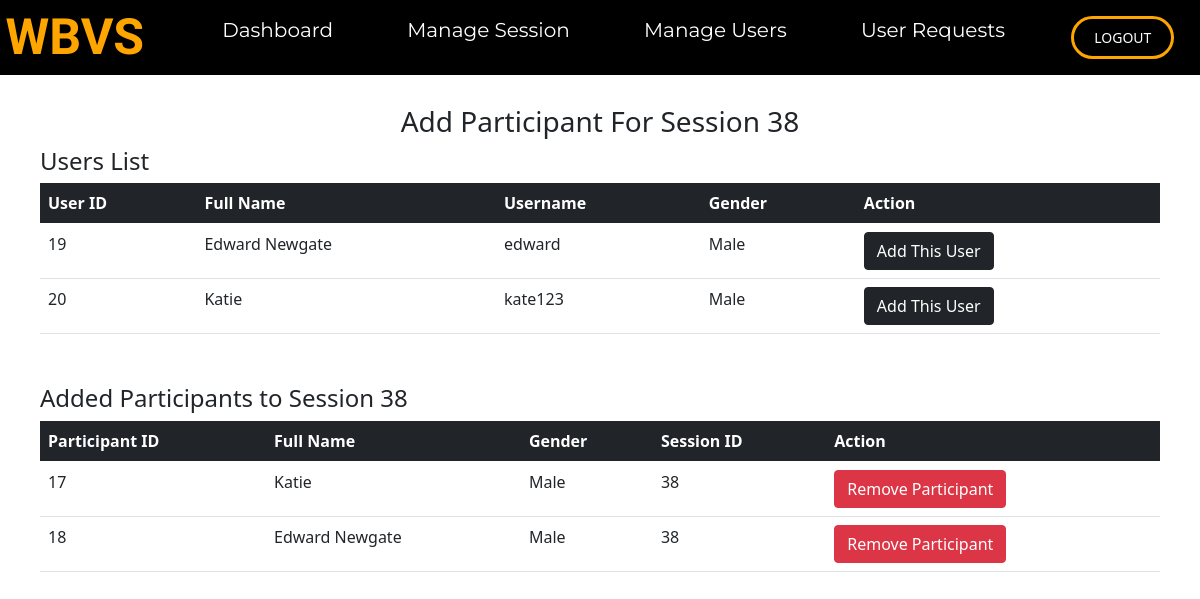
Screenshot of /admin/addparticipant.php?session=38 (signed in) with the database file from the repository.
### tables this page shows
CREATE TABLE `users` (
  `userid` int(11) NOT NULL,
  `fullname` varchar(255) NOT NULL,
  `username` varchar(255) NOT NULL,
  `email` varchar(255) NOT NULL,
  `password` varchar(255) NOT NULL,
  `gender` varchar(8) NOT NULL,
  `avatar` varchar(255) NOT NULL
);

CREATE TABLE `participants` (
  `participantid` int(11) NOT NULL,
  `votecasted` int(11) NOT NULL,
  `sessionid` int(11) NOT NULL,
  `userid` int(11) NOT NULL
);

### admin/addparticipant.php (the view, shortened to what this page needs)
<?php
    require_once "../action/dbconnection.php";
?>
<!DOCTYPE html>
<html lang="en">
    <head>
        <link rel="stylesheet" href="../css/adminnavbar.css">
        <link href="https://cdn.jsdelivr.net/npm/bootstrap@5.0.2/dist/css/bootstrap.min.css" rel="stylesheet">
    </head>
    <body>
        <header class="navcontainer">
            <a class="logo" href="adminhome.php">WBVS</a>
            <nav>
                <ul class="navlinks">
                    <li><a href="adminhome.php">Dashboard</a></li>
                    <li><a href="managesession.php">Manage Session</a></li>
                    <li><a href="manageusers.php">Manage Users</a></li>
                    <li><a href="adminrequest.php">User Requests</a></li>
                </ul>
            </nav>
            <div class="logout-btn">
                <a href="../action/logout.php"><button>LOGOUT</button></a>
            </div>
        </header>
        <div style="margin: 30px 40px 120px 40px;">
            <h3 style="text-align: center;">Add Participant For Session <?= $_SESSION["sessionnum"] ?></h3>
            <h4>Users List</h4>
            <table class="table table-hover">
                <thead>
                    <tr class="table-dark">
                        <th scope="col">User ID</th>
                        <th scope="col">Full Name</th>
                        <th scope="col">Username</th>
                        <th scope="col">Gender</th>
                        <th scope="col">Action</th>
                    </tr>
                </thead>
                <tbody>
                    <?php
                        $usersql = "SELECT * FROM users;";
                        $stmt1 = mysqli_stmt_init($dbConn);
                        if(!mysqli_stmt_prepare($stmt1, $usersql)){
                            header("Location: addparticipant.php?session=".$_SESSION["sessionnum"]."cannotdisplayusertable");
                            exit();
                        } else {
                            mysqli_stmt_execute($stmt1);
                            $datareceived = mysqli_stmt_get_result($stmt1);
                            $checkresult = mysqli_num_rows($datareceived);
                            if($checkresult > 0){
                            while ($row = mysqli_fetch_assoc($datareceived)) :
                    ?>
                                <tr>
                                    <td><?= $row["userid"] ?></td>
                                    <td><?= $row["fullname"] ?></td>
                                    <td><?= $row["username"] ?></td>
                                    <td><?= $row["gender"] ?></td>
                                    <td>
                                        <form action="crud.php" method="POST">
                                            <button type="submit" name="adduser" class="btn btn-dark">Add This User</button>
                                        </form>
                                    </td>
                                </tr>
                    <?php
                            endwhile;
                            } else {
                                echo "<p style='color: red; font-size:20px;'>There are no registered users currently</p>";
                            }
                        }
                    ?>
                </tbody>
            </table>
            <h4 style="margin-top: 50px;">Added Participants to Session <?= $_SESSION["sessionnum"] ?></h4>
            <table class="table table-hover">
                <thead>
                    <tr class="table-dark">
                        <th scope="col">Participant ID</th>
                        <th scope="col">Full Name</th>
                        <th scope="col">Gender</th>
                        <th scope="col">Session ID</th>
                        <th scope="col">Action</th>
                    </tr>
                </thead>
                <tbody>
                    <?php
                        $participantsql = "SELECT participants.participantid, users.fullname, users.gender, participants.sessionid FROM participants INNER JOIN users ON participants.userid = users.userid WHERE participants.sessionid = ?;";
                        $stmt2 = mysqli_stmt_init($dbConn);
                        if(!mysqli_stmt_prepare($stmt2, $participantsql)){
                            header("Location: addparticipant.php?session=".$_SESSION["sessionnum"]."cannotdisplayparticipantstable");
                            exit();
                        } else {
                            mysqli_stmt_bind_param($stmt2, "i", $_SESSION["sessionnum"]);
                            mysqli_stmt_execute($stmt2);
                            $datareceived = mysqli_stmt_get_result($stmt2);
                            $checkresult = mysqli_num_rows($datareceived);
                            if($checkresult > 0){
                                while ($row = mysqli_fetch_assoc($datareceived)) :
                    ?>
                                <tr>
                                    <td><?= $row["participantid"] ?></td>
                                    <td><?= $row["fullname"] ?></td>
                                    <td><?= $row["gender"] ?></td>
                                    <td><?= $row["sessionid"] ?></td>
                                    <td>
                                        <form action="crud.php" method="POST">
                                            <button type="submit" name="deleteparticipant" class="btn btn-danger">Remove Participant</button>
                                        </form>
                                    </td>
                                </tr>
                    <?php
                                endwhile;
                            } else {
                                echo "<p style='color: red; font-size:20px;'>There are no participants in this session currently</p>";
                            }
                        }
                    ?>
                </tbody>
            </table>
        </div>
    </body>
</html>

### css/adminnavbar.css (style rules this page uses)
body { margin: 0; padding: 0; }
.navcontainer { width: 100%; background-color: black; justify-content: space-around; align-items: center; display:flex; }
.logo { font-family: 'Qwigley', cursive; font-size: 50px; font-weight: bold; text-decoration: none; color: orange; }
.navlinks { font-family: 'Montserrat', sans-serif; }
.navlinks li { display: inline-block; }
.navlinks li a { color: white; margin: 0 35px; font-size: 20px; text-decoration: none; }
.logout-btn a { font-size: 0; }
.logout-btn a button { margin: 0 20px; padding: 8px 20px; font-size: 14px; color: white; background-color: black; border: 3px solid orange; border-radius: 50px; }

### rows the page displays
users: userid "19", fullname "Edward Newgate", username "edward", gender "Male"
users: userid "20", fullname "Katie", username "kate123", gender "Male"
participants: participantid "17", userid.fullname "Katie", userid.gender "Male", sessionid "38"
participants: participantid "18", userid.fullname "Edward Newgate", userid.gender "Male", sessionid "38"

### other values shown
$_SESSION["sessionnum"] "38"
